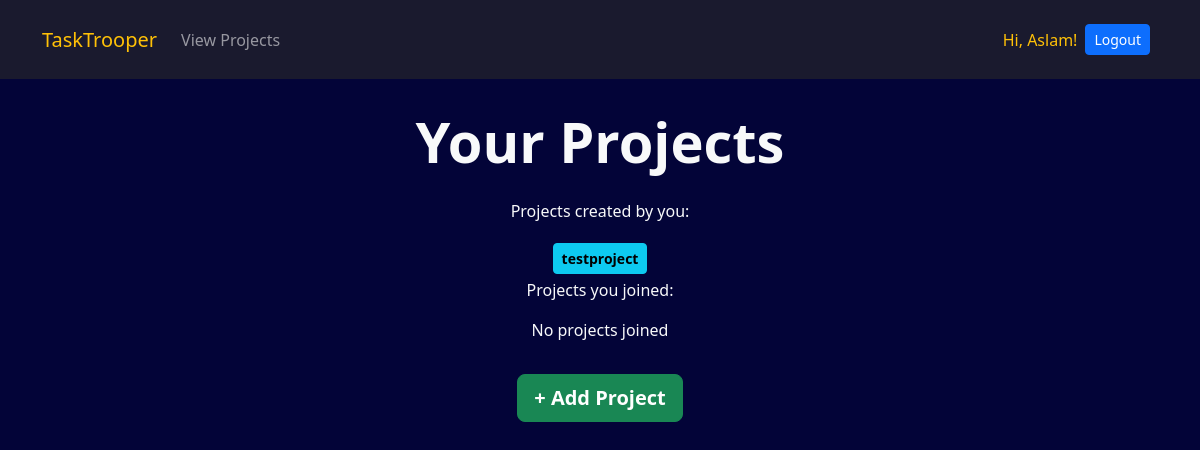
Page /app/myprojects/ (signed in) on the earlier database version.
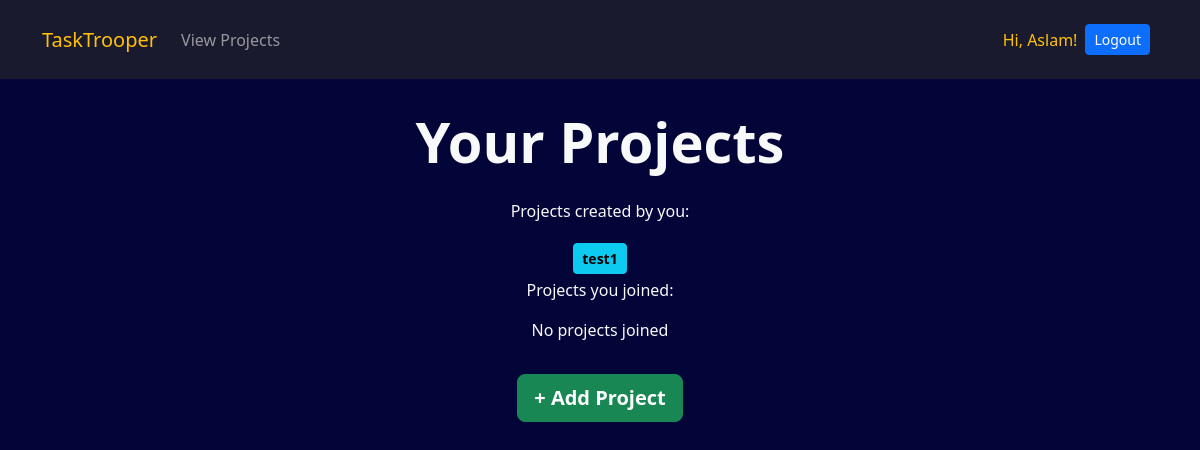
Same page on the later database version.
### core/models.py (models this page shows, shortened)
class Project(models.Model):
    name = models.CharField(max_length=100)
    creator = models.ForeignKey(User, on_delete=models.CASCADE, related_name="created_projects", editable=False, null=True)
    invite_code = models.CharField(max_length=7, blank=True, null=True)
    users = models.ManyToManyField(User, through='ProjectPermission', related_name="joined_projects")

### core/views.py (the view)
# urls.py: path('myprojects/', views.myprojects, name='myprojects'), # Overview of all projects
def myprojects(request):
    if not request.user.is_authenticated:
        return redirect(reverse("main:home"))
    created_projects = request.user.created_projects.all()
    joined_projects = request.user.joined_projects.exclude(creator=request.user)
    return render(request, "core/myprojects.html", {
        "created_projects": created_projects,
        "joined_projects": joined_projects
    })

### core/templates/core/myprojects.html (shortened to what this page needs)
{% extends "main/layout.html" %}
{% load permissions_tags %}
{% load static %}
{% load crispy_forms_tags %}
{% block head %}
  <link rel="stylesheet" type="text/css" href="{% static 'core/styles.css' %}">
{% endblock %}
{% block body %}
  {% include "core/navbarlayout.html" %}
  <section class="bg-dark-blue-2 text-light text-center p-5 p-lg-0 pt-lg-5" style="height: 100vh;">
    <div class="container pb-3">
      <h1 class="display-4 fw-bold">Your Projects</h1>
    </div>
    <div class="container">
      <p>Projects created by you:</p>
      {% for project in created_projects %}
        <div class="p-1">
          <a href="{% url 'core:project' project.id %}" class="btn btn-info btn-sm">
            <span class="fw-bold">
              {{ project.name }}
            </span>
          </a>
        </div>
      {% empty %}
        <p>No projects created</p>
      {% endfor %}
    </div>
    <div class="container">
      <p>Projects you joined:</p>
      {% for project in joined_projects %}
        <div class="p-1">
          <a href="{% url 'core:project' project.id %}" class="btn btn-info btn-sm">
            <span class="fw-bold">
              {{ project.name }}
            </span>
          </a>
        </div>
      {% empty %}
        <p>No projects joined</p>
      {% endfor %}
    </div>
    <div class="pt-3">
      <a href="{% url 'core:addproject' %}" class="btn btn-success btn-lg">
        <span class="fw-bold">
          + Add Project
        </span>
      </a>
    </div>
  </section>
{% endblock %}

Differences in the rows shown:
removed Project: name "testproject"
added Project: name "test1"
